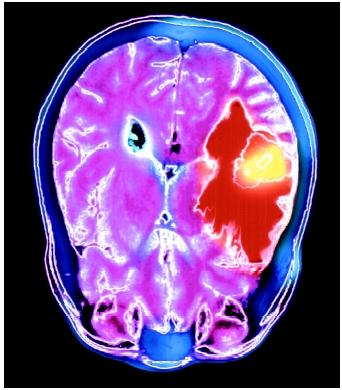
#> input picture July, 11th of July, 2024/brain_tumor.jpg, 342 x 390 px, found by its file name
$ python program1.py
#> lines starting #> are read from the running program, lines starting #| are printed output that depends on the picture
#> further down, image is the input picture: shape (390, 342, 3); mean B, G, R 132.8, 74.1, 110.9
import cv2
import numpy as np

def rgb_hsi(image):
  # normalize the rgb value to the range [0, 1]
  image=  image / 255.0
  r, g, b = image[:, :, 0], image[:, :, 2], image[:, :, 2]

  # calculate intensity
  i = (r + g + b) / 3.0
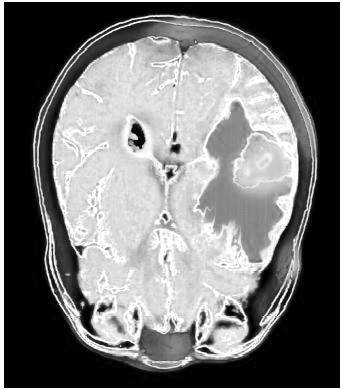
#> i: shape (390, 342) float64; min 0, max 1, mean 0.464

  min_rgb = np.min(image, axis=2)
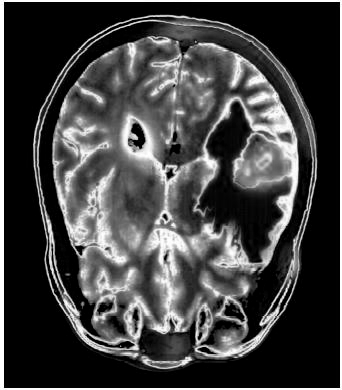
#> min_rgb: shape (390, 342) float64; min 0, max 1, mean 0.263

  # calculate saturation
  s = 1 - (3 / (r + g + b + 1e-10)) * min_rgb
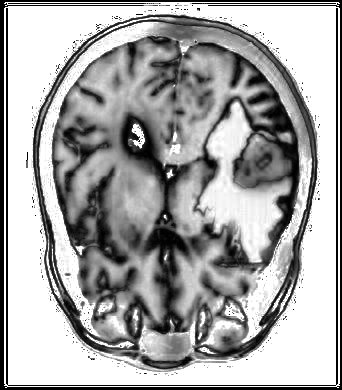
#> s: shape (390, 342) float64; min 3.33e-11, max 1, mean 0.655

  num = 0.5 * ((r - g) + (r - b))
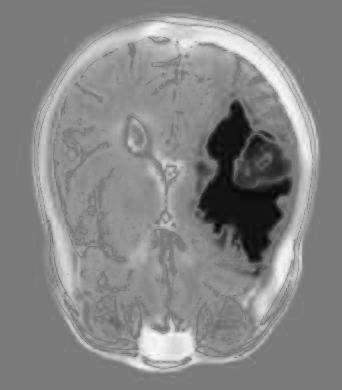
#> num: shape (390, 342) float64; min -0.918, max 0.988, mean 0.086; drawn with min black and max white
  den = np.sqrt((r - g) ** 2 + (r - b) * (g - b))
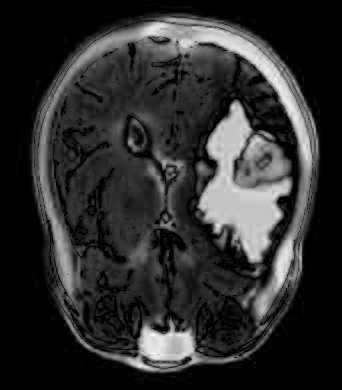
#> den: shape (390, 342) float64; min 0, max 0.988, mean 0.181
  theta = np.arccos(num / (den + 1e-10))

  h = np.copy(b)
  h[b <= g] = theta[b <= g]
  h[b > g] = (2 * np.pi - theta)[b > g]

  h = h / (2 * np.pi)
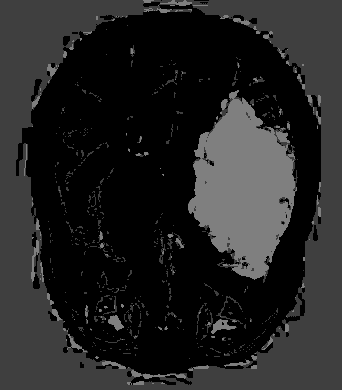
#> h: shape (390, 342) float64; min 2.26e-06, max 0.5, mean 0.141

  # combine the H, S, & I channels
  hsi_image = np.stack((h, s, i), axis=2)
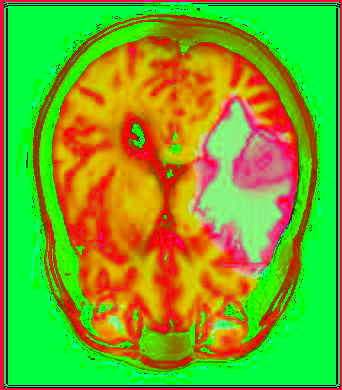
#> hsi_image: shape (390, 342, 3) float64; mean of channels 0, 1, 2 0.141, 0.655, 0.464; drawn as B, G, R
  return hsi_image

image = cv2.imread('C:/Users/TAMANG/Documents/GitHub/Ditial-Image-Processing/July, 11th of July, 2024/brain_tumor.jpg')

hsi_image = rgb_hsi(image)

cv2.imshow('Image', hsi_image)
cv2.waitKey(0)
